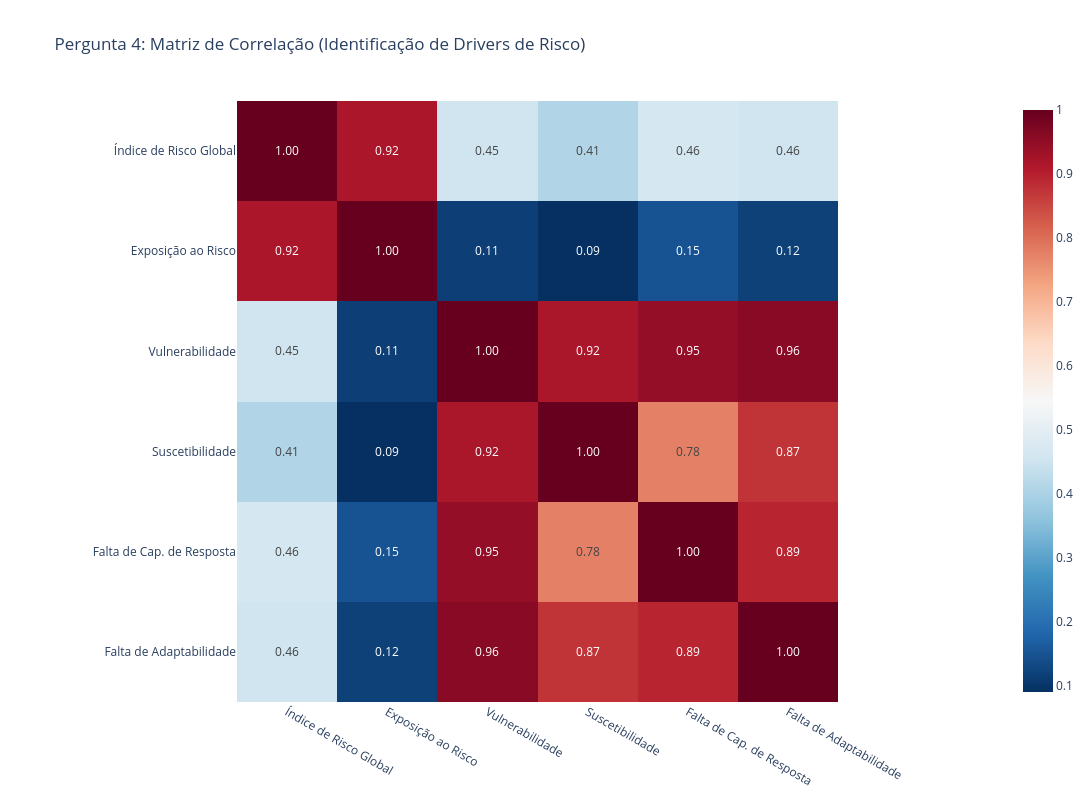

The code cell stored with this chart in its notebook:
### Markdown cell above
## Pergunta 4. Qual fator interno (Suscetibilidade, Falta de Capacidade de Resposta ou Falta de Adaptacao) possui a correlação mais forte com o Indice de Risco final(WRI)?

> **Objetivo:** Determinar onde o investimento em engenharia/política pública seria mais eficiente para reduzir o risco.

### Code cell
# 1. Calculando a matriz de correlação
corr = df_unico[['WRI', 'Exposure', 'Vulnerability', 'Susceptibility', 
                 'Lack of Coping Capabilities', ' Lack of Adaptive Capacities']].corr()

# 2. Criar um dicionário de tradução
traducao = {
    'WRI': 'Índice de Risco Global',
    'Exposure': 'Exposição ao Risco',
    'Vulnerability': 'Vulnerabilidade',
    'Susceptibility': 'Suscetibilidade',
    'Lack of Coping Capabilities': 'Falta de Cap. de Resposta',
    ' Lack of Adaptive Capacities': 'Falta de Adaptabilidade'
}

# 3. RENOMEAR a matriz (isso é o que faz o gráfico mudar)
corr.index = corr.index.map(traducao)
corr.columns = corr.columns.map(traducao)

fig4 = px.imshow(
    corr, 
    text_auto=".2f", 
    color_continuous_scale='RdBu_r',
    title="Pergunta 4: Matriz de Correlação (Identificação de Drivers de Risco)",
    width=1200, height=800
)
fig4.show()

print(f"\n📋 Conclusões:")
print("Resposta: Ao analisar o Heatmap, observamos que a Vulnerabilidade (composta pelos fatores internos) geralmente tem uma correlação mais forte com o WRI do que a Exposição ao Risco isolada.")
print("Entre os fatores internos, a Susceptibility costuma ser o driver principal em países em desenvolvimento.")
print("\n🔥 GEOGRAFIA (0.92):A Exposição é o fator que mais eleva o Índice de Risco Global. Se a localização é propensa a desastres, o risco final sobe quase obrigatoriamente.")
print("\n🔄 Existe um bloco indissociável entre Falta de Resposta e Falta de Adaptação. Governos que falham em socorrer hoje, geralmente também falham em planejaro futuro.")
print("\n🟢 Infraestrutura vs. Natureza (0.11): A baixíssima correlação entre Exposição e Vulnerabilidade prova que o desastre natural é inevitável, mas a fragilidade social é uma escolha de gestão e engenharia.")
print("\n💡 ESTRATÉGIA (0.11): Ser exposto é natureza, ser vulnerável é falta de gestão.")

### Figure 1 — Plotly figure (JSON) as saved in the notebook; plotly's stock layout.template omitted (floating-point values rounded to 4 significant figures)
{"data": [{"coloraxis": "coloraxis", "hovertemplate": "x: %{x}<br>y: %{y}<br>color: %{z}<extra></extra>", "name": "0", "texttemplate": "%{z:.2f}", "type": "heatmap", "x": ["Índice de Risco Global", "Exposição ao Risco", "Vulnerabilidade", "Suscetibilidade", "Falta de Cap. de Resposta", "Falta de Adaptabilidade"], "xaxis": "x", "y": ["Índice de Risco Global", "Exposição ao Risco", "Vulnerabilidade", "Suscetibilidade", "Falta de Cap. de Resposta", "Falta de Adaptabilidade"], "yaxis": "y", "z": [[1.0, 0.9179, 0.4531, 0.4086, 0.4643, 0.4551], [0.9179, 1.0, 0.1149, 0.09048, 0.15, 0.1188], [0.4531, 0.1149, 1.0, 0.9184, 0.9469, 0.9602], [0.4086, 0.09048, 0.9184, 1.0, 0.7758, 0.8743], [0.4643, 0.15, 0.9469, 0.7758, 1.0, 0.8931], [0.4551, 0.1188, 0.9602, 0.8743, 0.8931, 1.0]]}], "layout": {"coloraxis": {"colorscale": [[0, "rgb(5,48,97)"], [0.1, "rgb(33,102,172)"], [0.2, "rgb(67,147,195)"], [0.3, "rgb(146,197,222)"], [0.4, "rgb(209,229,240)"], [0.5, "rgb(247,247,247)"], [0.6, "rgb(253,219,199)"], [0.7, "rgb(244,165,130)"], [0.8, "rgb(214,96,77)"], [0.9, "rgb(178,24,43)"], [1, "rgb(103,0,31)"]]}, "height": 800, "title": {"text": "Pergunta 4: Matriz de Correlação (Identificação de Drivers de Risco)"}, "width": 1200, "xaxis": {"anchor": "y", "constrain": "domain", "domain": [0, 1], "scaleanchor": "y"}, "yaxis": {"anchor": "x", "autorange": "reversed", "constrain": "domain", "domain": [0, 1]}}}
